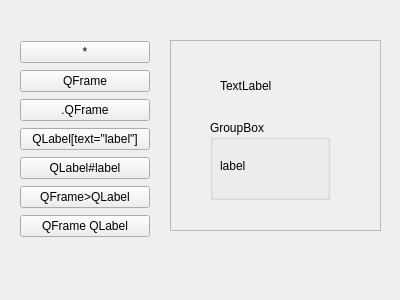
<?xml version="1.0" encoding="UTF-8"?>
<ui version="4.0">
 <class>selector</class>
 <widget class="QWidget" name="selector">
  <property name="geometry">
   <rect>
    <x>0</x>
    <y>0</y>
    <width>400</width>
    <height>300</height>
   </rect>
  </property>
  <property name="windowTitle">
   <string>Form</string>
  </property>
  <widget class="QFrame" name="frame">
   <property name="geometry">
    <rect>
     <x>170</x>
     <y>40</y>
     <width>211</width>
     <height>191</height>
    </rect>
   </property>
   <property name="frameShape">
    <enum>QFrame::StyledPanel</enum>
   </property>
   <property name="frameShadow">
    <enum>QFrame::Raised</enum>
   </property>
   <widget class="QLabel" name="label">
    <property name="geometry">
     <rect>
      <x>50</x>
      <y>30</y>
      <width>101</width>
      <height>31</height>
     </rect>
    </property>
    <property name="text">
     <string>TextLabel</string>
    </property>
   </widget>
   <widget class="QGroupBox" name="groupBox">
    <property name="geometry">
     <rect>
      <x>40</x>
      <y>80</y>
      <width>120</width>
      <height>80</height>
     </rect>
    </property>
    <property name="title">
     <string>GroupBox</string>
    </property>
    <widget class="QLabel" name="label_2">
     <property name="geometry">
      <rect>
       <x>10</x>
       <y>30</y>
       <width>101</width>
       <height>31</height>
      </rect>
     </property>
     <property name="text">
      <string>label</string>
     </property>
    </widget>
   </widget>
  </widget>
  <widget class="QWidget" name="">
   <property name="geometry">
    <rect>
     <x>20</x>
     <y>40</y>
     <width>130</width>
     <height>199</height>
    </rect>
   </property>
   <layout class="QVBoxLayout" name="verticalLayout">
    <item>
     <widget class="QPushButton" name="pushButton">
      <property name="text">
       <string>*</string>
      </property>
     </widget>
    </item>
    <item>
     <widget class="QPushButton" name="pushButton_2">
      <property name="text">
       <string>QFrame</string>
      </property>
     </widget>
    </item>
    <item>
     <widget class="QPushButton" name="pushButton_3">
      <property name="text">
       <string>.QFrame</string>
      </property>
     </widget>
    </item>
    <item>
     <widget class="QPushButton" name="pushButton_4">
      <property name="text">
       <string>QLabel[text=&quot;label&quot;]</string>
      </property>
     </widget>
    </item>
    <item>
     <widget class="QPushButton" name="pushButton_5">
      <property name="text">
       <string>QLabel#label</string>
      </property>
     </widget>
    </item>
    <item>
     <widget class="QPushButton" name="pushButton_6">
      <property name="text">
       <string>QFrame&gt;QLabel</string>
      </property>
     </widget>
    </item>
    <item>
     <widget class="QPushButton" name="pushButton_7">
      <property name="text">
       <string>QFrame QLabel</string>
      </property>
     </widget>
    </item>
   </layout>
  </widget>
 </widget>
 <resources/>
 <connections/>
</ui>
